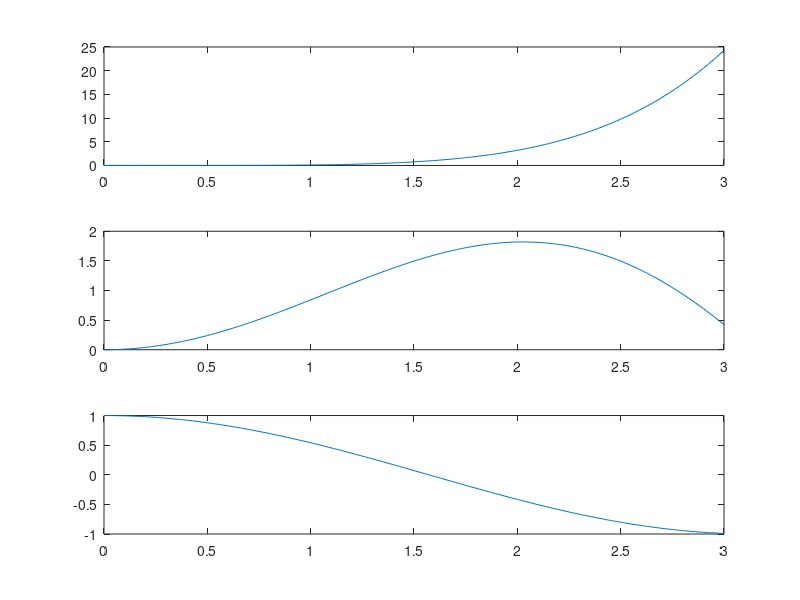

Source code (MATLAB):
x = 0:0.01:3;
f1 = @(x) x.^5./10;
f2 = @(x) x.*sin(x)
f3 = @(X) cos(x)

%plot(x,f1(x),'r--',x,f2(x),'m+',x,f3(x),'g-.');
title("Graph1");
%legend("data1","data2","data3");
subplot(3,1,1): plot(x,f1(x));
subplot(3,1,2): plot(x,f2(x));
subplot(3,1,3): plot(x,f3(x));